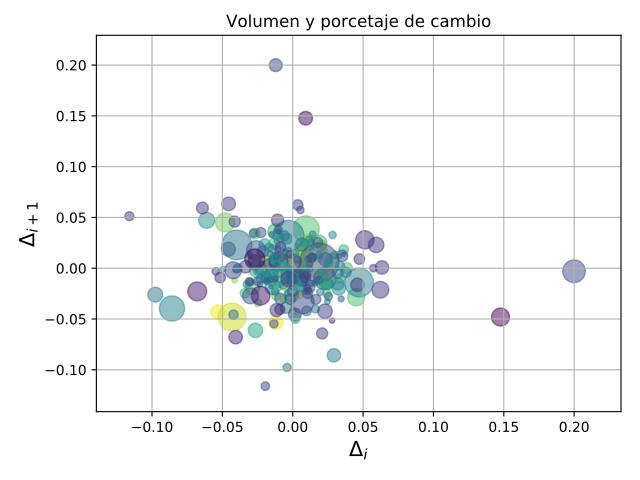

Write the Python code that produced this figure.
"""
=============
Scatter Demo2
=============

Demo of scatter plot with varying marker colors and sizes.
"""
import numpy as np
import matplotlib.pyplot as plt
import matplotlib.cbook as cbook

# Load a numpy record array from yahoo csv data with fields date, open, close,
# volume, adj_close from the mpl-data/example directory. The record array
# stores the date as an np.datetime64 with a day unit ('D') in the date column.
with cbook.get_sample_data('goog.npz') as datafile:
    price_data = np.load(datafile)['price_data'].view(np.recarray)
price_data = price_data[-250:]  # get the most recent 250 trading days

delta1 = np.diff(price_data.adj_close) / price_data.adj_close[:-1]

# Marker size in units of points^2
volume = (15 * price_data.volume[:-2] / price_data.volume[0])**2
close = 0.003 * price_data.close[:-2] / 0.003 * price_data.open[:-2]

fig, ax = plt.subplots()
ax.scatter(delta1[:-1], delta1[1:], c=close, s=volume, alpha=0.5)

ax.set_xlabel(r'$\Delta_i$', fontsize=15)
ax.set_ylabel(r'$\Delta_{i+1}$', fontsize=15)
ax.set_title('Volumen y porcetaje de cambio')

ax.grid(True)
fig.tight_layout()

plt.show()
